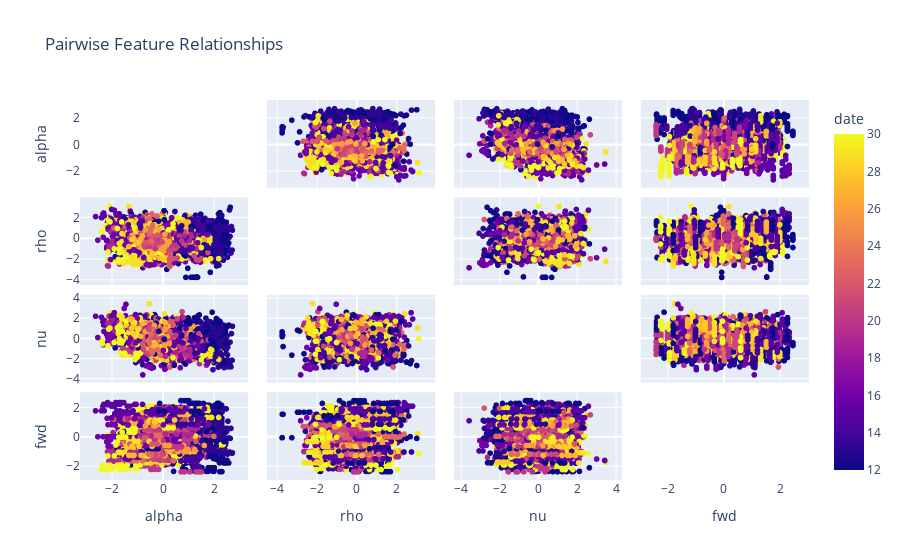

Notebook cell for this chart:
### Markdown cell above
The only variables with statistically significant correlation are alpha and nu

### Code cell
#Visualisation of the correlation matrix
features = ['alpha', 'rho', 'nu', 'fwd']

fig = px.scatter_matrix(
    scaled,
    dimensions=features,
    color='date',
    title="Pairwise Feature Relationships"
)
fig.update_traces(diagonal_visible=False)
fig.show()

### Figure 1 — Plotly figure (JSON) as saved in the notebook; plotly's stock layout.template omitted (floating-point values rounded to 4 significant figures; data arrays with more than 128 entries replaced by an {"elided": "..."} marker saying what was removed)
{"data": [{"diagonal": {"visible": false}, "dimensions": [{"axis": {"matches": true}, "label": "alpha", "values": {"elided": "5670 float values"}}, {"axis": {"matches": true}, "label": "rho", "values": {"elided": "5670 float values"}}, {"axis": {"matches": true}, "label": "nu", "values": {"elided": "5670 float values"}}, {"axis": {"matches": true}, "label": "fwd", "values": {"elided": "5670 float values"}}], "hovertemplate": "%{xaxis.title.text}=%{x}<br>%{yaxis.title.text}=%{y}<br>date=%{marker.color}<extra></extra>", "legendgroup": "", "marker": {"color": {"elided": "5670 int values"}, "coloraxis": "coloraxis", "symbol": "circle"}, "name": "", "showlegend": false, "type": "splom"}], "layout": {"coloraxis": {"colorbar": {"title": {"text": "date"}}, "colorscale": [[0, "#0d0887"], [0.1111, "#46039f"], [0.2222, "#7201a8"], [0.3333, "#9c179e"], [0.4444, "#bd3786"], [0.5556, "#d8576b"], [0.6667, "#ed7953"], [0.7778, "#fb9f3a"], [0.8889, "#fdca26"], [1, "#f0f921"]]}, "dragmode": "select", "legend": {"tracegroupgap": 0}, "title": {"text": "Pairwise Feature Relationships"}}}
